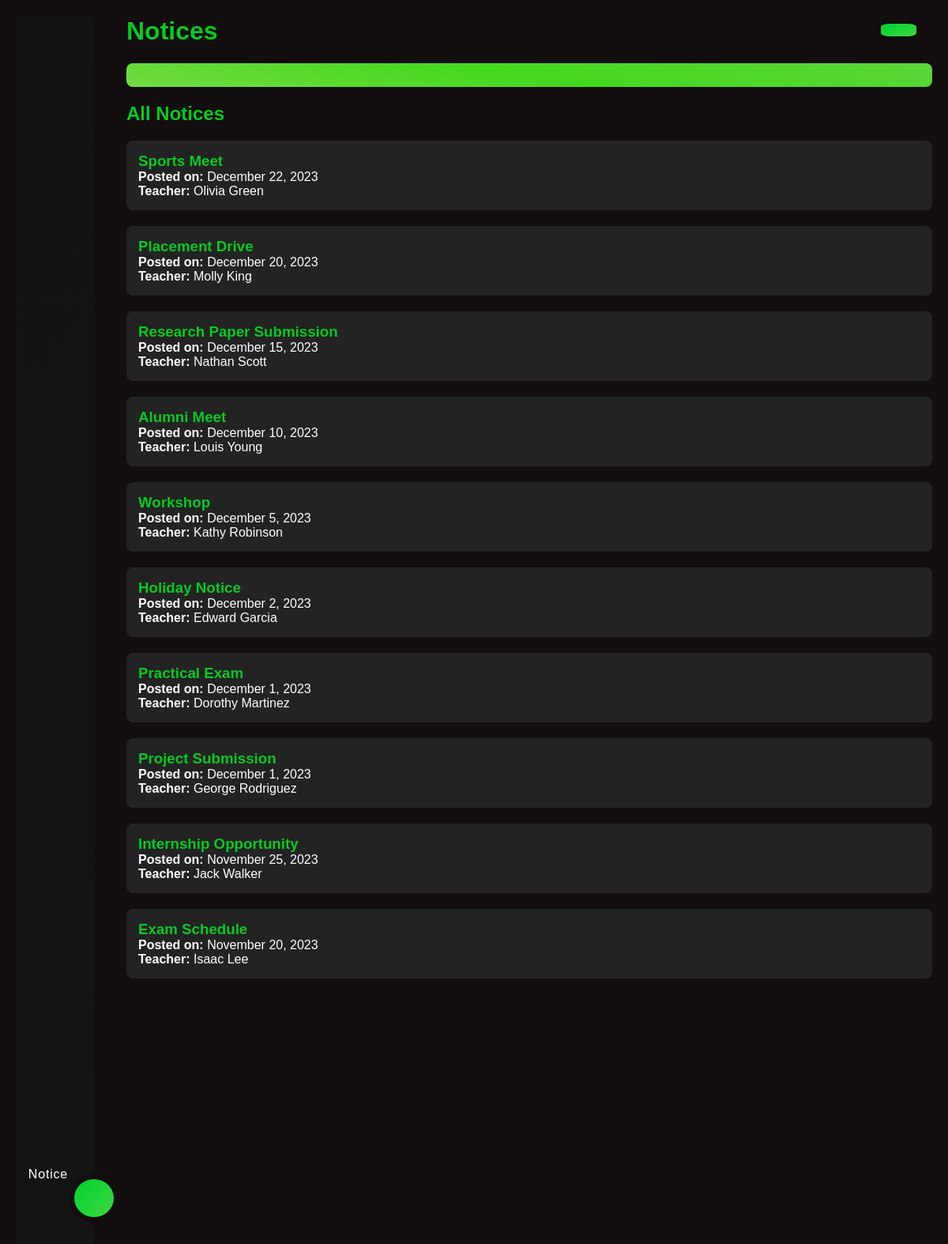
/PHP/Announcements.php (signed in), run on the app's committed database.
### tables this page shows
CREATE TABLE `announcements` (
  `Announcement_ID` int(11) NOT NULL,
  `Title` varchar(100) NOT NULL,
  `Content` varchar(500) NOT NULL,
  `Posting_Date` date NOT NULL,
  `Author_ID` int(11) NOT NULL
);

CREATE TABLE `instructors` (
  `Instructor_ID` int(11) NOT NULL,
  `First_Name` varchar(50) NOT NULL,
  `Middle_Name` varchar(50) DEFAULT NULL,
  `Last_Name` varchar(50) NOT NULL,
  `Gender` enum('M','F','X') NOT NULL,
  `Contact_Info` varchar(150) DEFAULT NULL,
  `Profile_Picture` varchar(255) DEFAULT NULL,
  `Department_ID` int(11) DEFAULT NULL,
  `Start_Date` date DEFAULT NULL
);

### PHP/Announcements.php (the view, shortened to what this page needs)
<?php
include 'Connection.php';
$sql = "SELECT a.Announcement_ID, a.Title, a.Posting_Date, i.First_Name, i.Last_Name
        FROM Announcements a
        JOIN Instructors i ON a.Author_ID = i.Instructor_ID
        ORDER BY a.Posting_Date DESC";
$stmt = $pdo->prepare($sql);
$stmt->execute();
$notices = $stmt->fetchAll(PDO::FETCH_ASSOC);
?>
<!DOCTYPE html>
<html lang="en">
<head>
    <link rel="stylesheet" href="../CSS/Preloader.css">
</head>
<body>
    <div class="container">
        <div class="navigation gradient-sidebar">
            <ul>
                <li class="list ">
                </li>
                <li class="list ">
                </li>
                <li class="list active">
                    <a href="../PHP/Announcements.php">
                        <span class="text">Notice</span>
                    </a>
                </li>
                <li class="list">
                </li>
                <div class="indicator gradient-bg"></div>
            </ul>
        </div>
        <div class="main-content">
            <header>
                <h1>Notices</h1>
            </header>
            <button class="toggle-switch gradient-bg" id="toggle-mode">
            </button>
            <div id="notice-details" class="notice-detail gradient-bg-hover" style="color: #000000;">
            </div>
            <h2>All Notices</h2>
            <div class="scrollable">
                <div class="notices-wrapper">
                    <?php foreach ($notices as $notice): ?>
                        <div class="notice-card" onclick="loadNoticeDetails(<?= $notice['Announcement_ID']; ?>)">
                            <h3><?= htmlspecialchars($notice['Title']); ?></h3>
                            <p><strong>Posted on:</strong> <?= date('F j, Y', strtotime($notice['Posting_Date'])); ?></p>
                            <p><strong>Teacher:</strong> <?= htmlspecialchars($notice['First_Name'] . ' ' . $notice['Last_Name']); ?></p>
                        </div>
                    <?php endforeach; ?>
                </div>
            </div>
        </div>
    </div>
</body>
</html>

### data on the page
announcements: Title "Sports Meet", Posting_Date "December 22, 2023", Author_ID.Last_Name "Olivia Green"
announcements: Title "Placement Drive", Posting_Date "December 20, 2023", Author_ID.Last_Name "Molly King"
announcements: Title "Research Paper Submission", Posting_Date "December 15, 2023", Author_ID.Last_Name "Nathan Scott"
announcements: Title "Alumni Meet", Posting_Date "December 10, 2023", Author_ID.Last_Name "Louis Young"
announcements: Title "Workshop", Posting_Date "December 5, 2023", Author_ID.Last_Name "Kathy Robinson"
announcements: Title "Holiday Notice", Posting_Date "December 2, 2023", Author_ID.Last_Name "Edward Garcia"
announcements: Title "Practical Exam", Posting_Date "December 1, 2023", Author_ID.Last_Name "Dorothy Martinez"
announcements: Title "Project Submission", Posting_Date "December 1, 2023", Author_ID.Last_Name "George Rodriguez"
announcements: Title "Internship Opportunity", Posting_Date "November 25, 2023", Author_ID.Last_Name "Jack Walker"
announcements: Title "Exam Schedule", Posting_Date "November 20, 2023", Author_ID.Last_Name "Isaac Lee"
